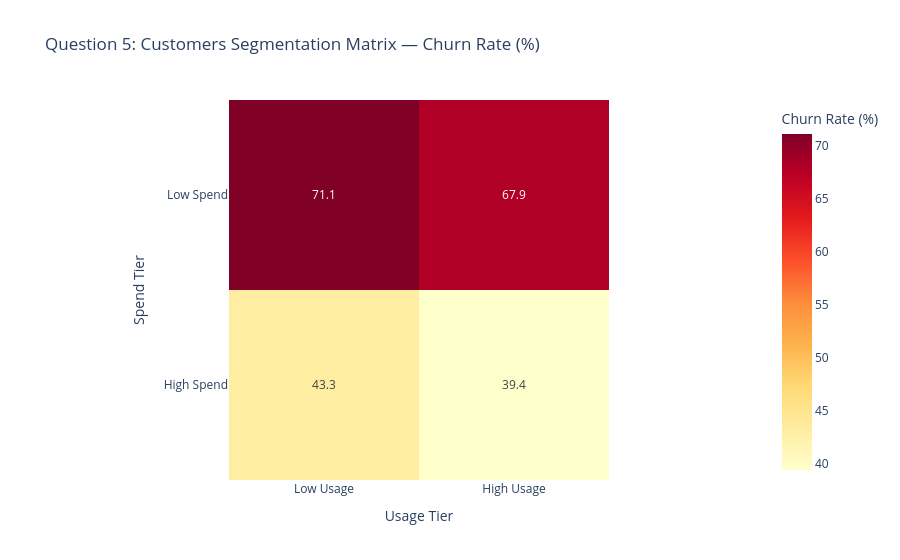

Notebook code cell kept with this figure:
### Code cell
plot_q5(fifth_question).show()

### Figure 1 — Plotly figure (JSON) as saved in the notebook; plotly's stock layout.template omitted (floating-point values rounded to 4 significant figures)
{"data": [{"coloraxis": "coloraxis", "hovertemplate": "Usage Tier: %{x}<br>Spend Tier: %{y}<br>Churn Rate (%): %{z}<extra></extra>", "name": "0", "texttemplate": "%{z:.1f}", "type": "heatmap", "x": ["Low Usage", "High Usage"], "xaxis": "x", "y": ["Low Spend", "High Spend"], "yaxis": "y", "z": [[71.08, 67.92], [43.33, 39.42]]}], "layout": {"coloraxis": {"autocolorscale": false, "colorbar": {"title": {"text": "Churn Rate (%)"}}, "colorscale": [[0, "rgb(255,255,204)"], [0.125, "rgb(255,237,160)"], [0.25, "rgb(254,217,118)"], [0.375, "rgb(254,178,76)"], [0.5, "rgb(253,141,60)"], [0.625, "rgb(252,78,42)"], [0.75, "rgb(227,26,28)"], [0.875, "rgb(189,0,38)"], [1, "rgb(128,0,38)"]]}, "title": {"text": "Question 5: Customers Segmentation Matrix — Churn Rate (%)"}, "xaxis": {"anchor": "y", "constrain": "domain", "domain": [0, 1], "scaleanchor": "y", "title": {"text": "Usage Tier"}}, "yaxis": {"anchor": "x", "autorange": "reversed", "constrain": "domain", "domain": [0, 1], "title": {"text": "Spend Tier"}}}}
